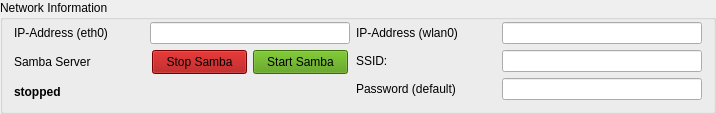
       <widget class="QGroupBox" name="groupBoxNetworking">
        <property name="sizePolicy">
         <sizepolicy hsizetype="Preferred" vsizetype="Fixed">
          <horstretch>0</horstretch>
          <verstretch>0</verstretch>
         </sizepolicy>
        </property>
        <property name="minimumSize">
         <size>
          <width>0</width>
          <height>114</height>
         </size>
        </property>
        <property name="maximumSize">
         <size>
          <width>16777215</width>
          <height>114</height>
         </size>
        </property>
        <property name="title">
         <string>Network Information</string>
        </property>
        <layout class="QGridLayout" name="gridLayout">
         <property name="topMargin">
          <number>0</number>
         </property>
         <property name="bottomMargin">
          <number>0</number>
         </property>
         <item row="3" column="1">
          <layout class="QFormLayout" name="formLayout_9">
           <property name="topMargin">
            <number>2</number>
           </property>
           <property name="bottomMargin">
            <number>2</number>
           </property>
           <item row="0" column="0">
            <widget class="QLabel" name="label_ipwlan0">
             <property name="sizePolicy">
              <sizepolicy hsizetype="Preferred" vsizetype="Preferred">
               <horstretch>0</horstretch>
               <verstretch>0</verstretch>
              </sizepolicy>
             </property>
             <property name="minimumSize">
              <size>
               <width>140</width>
               <height>0</height>
              </size>
             </property>
             <property name="maximumSize">
              <size>
               <width>140</width>
               <height>16777215</height>
              </size>
             </property>
             <property name="text">
              <string>IP-Address (wlan0)</string>
             </property>
            </widget>
           </item>
           <item row="0" column="1">
            <widget class="QLineEdit" name="lineEdit_wlan0">
             <property name="minimumSize">
              <size>
               <width>200</width>
               <height>0</height>
              </size>
             </property>
             <property name="maximumSize">
              <size>
               <width>200</width>
               <height>16777215</height>
              </size>
             </property>
            </widget>
           </item>
           <item row="1" column="0">
            <widget class="QLabel" name="labelWifiClientSSID">
             <property name="minimumSize">
              <size>
               <width>140</width>
               <height>0</height>
              </size>
             </property>
             <property name="maximumSize">
              <size>
               <width>140</width>
               <height>16777215</height>
              </size>
             </property>
             <property name="text">
              <string>SSID:</string>
             </property>
            </widget>
           </item>
           <item row="1" column="1">
            <widget class="QLineEdit" name="lineEditWifiSSID">
             <property name="sizePolicy">
              <sizepolicy hsizetype="Fixed" vsizetype="Fixed">
               <horstretch>0</horstretch>
               <verstretch>0</verstretch>
              </sizepolicy>
             </property>
             <property name="minimumSize">
              <size>
               <width>200</width>
               <height>0</height>
              </size>
             </property>
             <property name="maximumSize">
              <size>
               <width>200</width>
               <height>16777215</height>
              </size>
             </property>
             <property name="sizeIncrement">
              <size>
               <width>0</width>
               <height>0</height>
              </size>
             </property>
            </widget>
           </item>
           <item row="2" column="0">
            <widget class="QLabel" name="label_password">
             <property name="text">
              <string>Password (default)</string>
             </property>
            </widget>
           </item>
           <item row="2" column="1">
            <widget class="QLineEdit" name="lineEditPassword">
             <property name="minimumSize">
              <size>
               <width>200</width>
               <height>0</height>
              </size>
             </property>
             <property name="maximumSize">
              <size>
               <width>200</width>
               <height>16777215</height>
              </size>
             </property>
            </widget>
           </item>
          </layout>
         </item>
         <item row="3" column="0">
          <layout class="QFormLayout" name="formLayout_10">
           <property name="topMargin">
            <number>2</number>
           </property>
           <property name="bottomMargin">
            <number>2</number>
           </property>
           <item row="0" column="0">
            <widget class="QLabel" name="label_ipeth0">
             <property name="minimumSize">
              <size>
               <width>130</width>
               <height>0</height>
              </size>
             </property>
             <property name="maximumSize">
              <size>
               <width>130</width>
               <height>16777215</height>
              </size>
             </property>
             <property name="text">
              <string>IP-Address (eth0)</string>
             </property>
            </widget>
           </item>
           <item row="0" column="1">
            <widget class="QLineEdit" name="lineEdit_eth0">
             <property name="minimumSize">
              <size>
               <width>200</width>
               <height>0</height>
              </size>
             </property>
            </widget>
           </item>
           <item row="1" column="0">
            <widget class="QLabel" name="labelSamba">
             <property name="text">
              <string>Samba Server</string>
             </property>
            </widget>
           </item>
           <item row="1" column="1">
            <widget class="QWidget" name="horizontalWidget" native="true">
             <property name="sizePolicy">
              <sizepolicy hsizetype="Expanding" vsizetype="Fixed">
               <horstretch>0</horstretch>
               <verstretch>0</verstretch>
              </sizepolicy>
             </property>
             <property name="minimumSize">
              <size>
               <width>0</width>
               <height>24</height>
              </size>
             </property>
             <property name="maximumSize">
              <size>
               <width>16777215</width>
               <height>24</height>
              </size>
             </property>
             <layout class="QHBoxLayout" name="horizontalLayout_23">
              <property name="leftMargin">
               <number>2</number>
              </property>
              <property name="topMargin">
               <number>0</number>
              </property>
              <property name="rightMargin">
               <number>2</number>
              </property>
              <property name="bottomMargin">
               <number>0</number>
              </property>
              <item>
               <widget class="QPushButton" name="pushButtonSambaStop">
                <property name="sizePolicy">
                 <sizepolicy hsizetype="Expanding" vsizetype="Fixed">
                  <horstretch>0</horstretch>
                  <verstretch>0</verstretch>
                 </sizepolicy>
                </property>
                <property name="minimumSize">
                 <size>
                  <width>0</width>
                  <height>24</height>
                 </size>
                </property>
                <property name="maximumSize">
                 <size>
                  <width>16777215</width>
                  <height>24</height>
                 </size>
                </property>
                <property name="styleSheet">
                 <string notr="true">background-color: rgb(164, 0, 0);
outline: none;</string>
                </property>
                <property name="text">
                 <string>Stop Samba</string>
                </property>
               </widget>
              </item>
              <item>
               <widget class="QPushButton" name="pushButtonSambaStart">
                <property name="sizePolicy">
                 <sizepolicy hsizetype="Expanding" vsizetype="Fixed">
                  <horstretch>0</horstretch>
                  <verstretch>0</verstretch>
                 </sizepolicy>
                </property>
                <property name="minimumSize">
                 <size>
                  <width>0</width>
                  <height>24</height>
                 </size>
                </property>
                <property name="maximumSize">
                 <size>
                  <width>16777215</width>
                  <height>24</height>
                 </size>
                </property>
                <property name="styleSheet">
                 <string notr="true">background-color: rgb(78, 154, 6);
outline: none;</string>
                </property>
                <property name="text">
                 <string>Start Samba</string>
                </property>
               </widget>
              </item>
             </layout>
            </widget>
           </item>
           <item row="2" column="0">
            <widget class="QLabel" name="labelSambaStatus">
             <property name="sizePolicy">
              <sizepolicy hsizetype="Preferred" vsizetype="Fixed">
               <horstretch>0</horstretch>
               <verstretch>0</verstretch>
              </sizepolicy>
             </property>
             <property name="minimumSize">
              <size>
               <width>0</width>
               <height>24</height>
              </size>
             </property>
             <property name="maximumSize">
              <size>
               <width>16777215</width>
               <height>24</height>
              </size>
             </property>
             <property name="font">
              <font>
               <weight>75</weight>
               <bold>true</bold>
              </font>
             </property>
             <property name="text">
              <string>stopped</string>
             </property>
            </widget>
           </item>
          </layout>
         </item>
        </layout>
       </widget>
